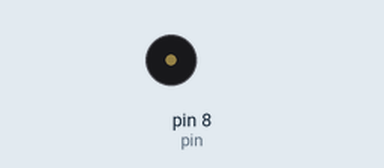
This sketch was run on a simulated Arduino Uno, built with avr-gcc and run on an emulated ATmega328P. Shown: buzzer (waves = sounding).

Above: at 0.45 s.
At 12.55 s:
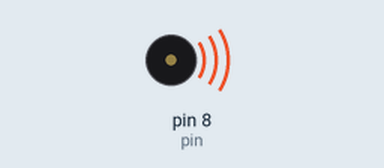
Timing chart, 0 to 12.8 s (numbered marks = the images above):
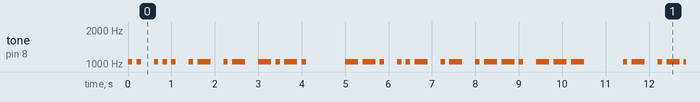

Measured:
- by itself, tone on pin 8 (pin): plays 1047 Hz for 0.10 s, 1047 Hz for 0.10 s, 1047 Hz for 0.10 s, 1047 Hz for 0.10 s, 1047 Hz for 0.10 s, 1047 Hz for 0.10 s … (319 notes in this stretch)

The sketch:

EX2.ino
```cpp
/******************************************************************************
**                                                                           **
**                              Morse                                        **
**                                                                           **
**                                                                           **
******************************************************************************/

//****** Includes *************************************************************

//****** Variables ************************************************************
const int pin = 8;   // pin for speaker

int note = 1047;
int velocitat = 10;

//****** Setup ****************************************************************
void setup()
{
}

//****** Loop *****************************************************************
void loop()
{
  //I   ** Isac guapo aprobam **
  punt();
  punt();
  //Espai entre lletres
  espaiL();
  //S
  punt();
  punt();
  punt();
  //Espai entre lletres
  espaiL();
  //A
  punt();
  ratlla();
  //Espai entre lletres
  espaiL();
  //A
  punt();
  ratlla();
  //Espai entre lletres
  espaiL();
  //C
  ratlla();
  punt();
  ratlla();
  punt();
  //Espai entre lletres
  espaiL();
  //Espai entre paraules
  espaiP();

   //G
  ratlla();
  ratlla();
  punt();
  //Espai entre lletres
  espaiL();
  //U
  punt();
  punt();
  ratlla();
  //Espai entre lletres
  espaiL();
    //A
  punt();
  ratlla();
  //Espai entre lletres
  espaiL();
    //P
  punt();
  ratlla();
  ratlla();
  punt();
  //Espai entre lletres
  espaiL();
  //O
  ratlla();
  ratlla();
  ratlla();
  //Espai entre lletres
  espaiL();
    //Espai entre paraules
  espaiP();

    //A
  punt();
  ratlla();
  //Espai entre lletres
  espaiL();
    //P
  punt();
  ratlla();
  ratlla();
  punt();
  //Espai entre lletres
  espaiL();
  //R
  punt();
  ratlla();
  punt();
  //Espai entre lletres
  espaiL();
  //O
  ratlla();
  ratlla();
  ratlla();
  //Espai entre lletres
  espaiL();
  //B
  ratlla();
  punt();
  punt();
  punt();
  //EspaI entre lletres
  espaiL();
    //A
  punt();
  ratlla();
  //Espai entre lletres
  espaiL();
  //M
  ratlla();
  ratlla();
  //Espai entre lletres
  espaiL();
    //Espai entre paraules
  espaiP();

}

//****** Funcions *************************************************************
void punt()
{
  tone(pin, note, 1000/velocitat);
  delay(1000/velocitat);
  delay(1000/velocitat);
}

void ratlla()
{
  tone(pin, note, 3*(1000/velocitat));
  delay(3*(1000/velocitat));
  delay(1000/velocitat);
}

void espaiL()  //Espai entre lletres
{
  delay(2*(1000/velocitat));
}

void espaiP()  //Espai entre paraules
{
  delay(6*(1000/velocitat));
}
```
